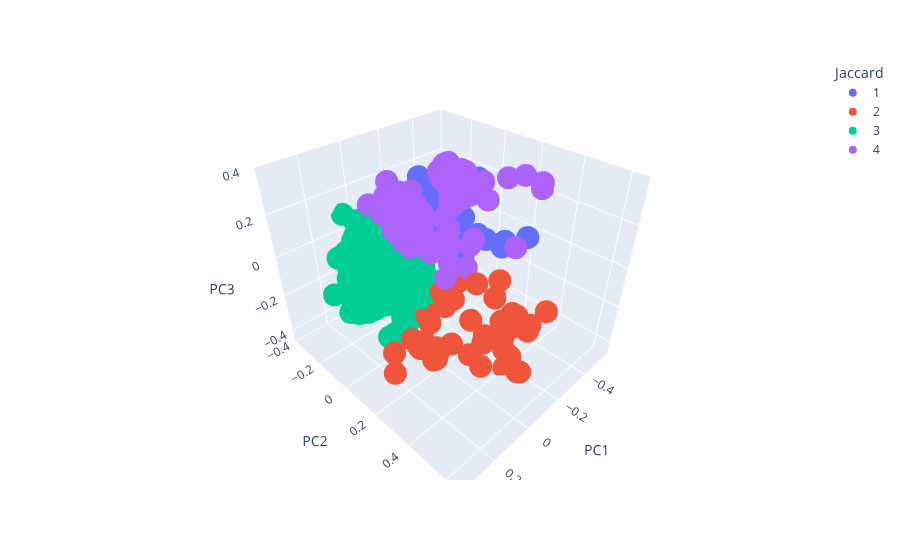

This figure's notebook cell:
### Markdown cell above
##### Kmeans Jaccard Clusters

### Code cell
jac_dist_epi1 = px.scatter_3d(jac_dist_epi1, x = 'PC1', y = 'PC2', z = 'PC3', color = 'Jaccard',
                             category_orders = {'Jaccard': [1, 2, 3, 4]})
jac_dist_epi1.show()
